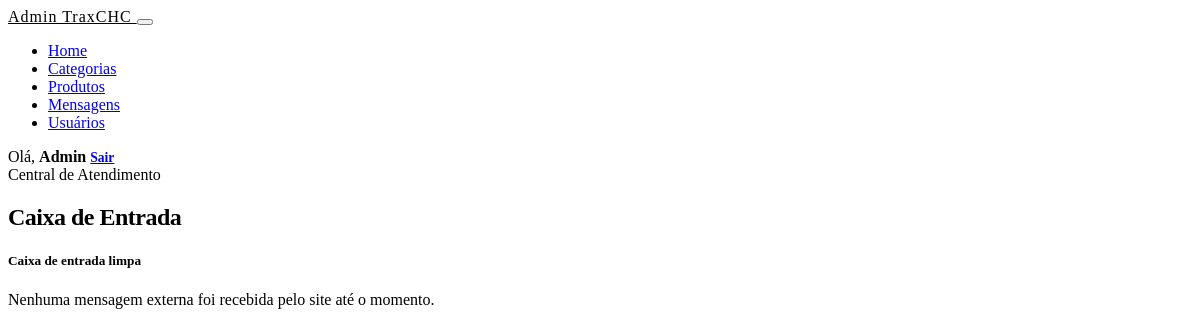
The app's page /admin/mensagem/MensagemList.php (signed in), older data.
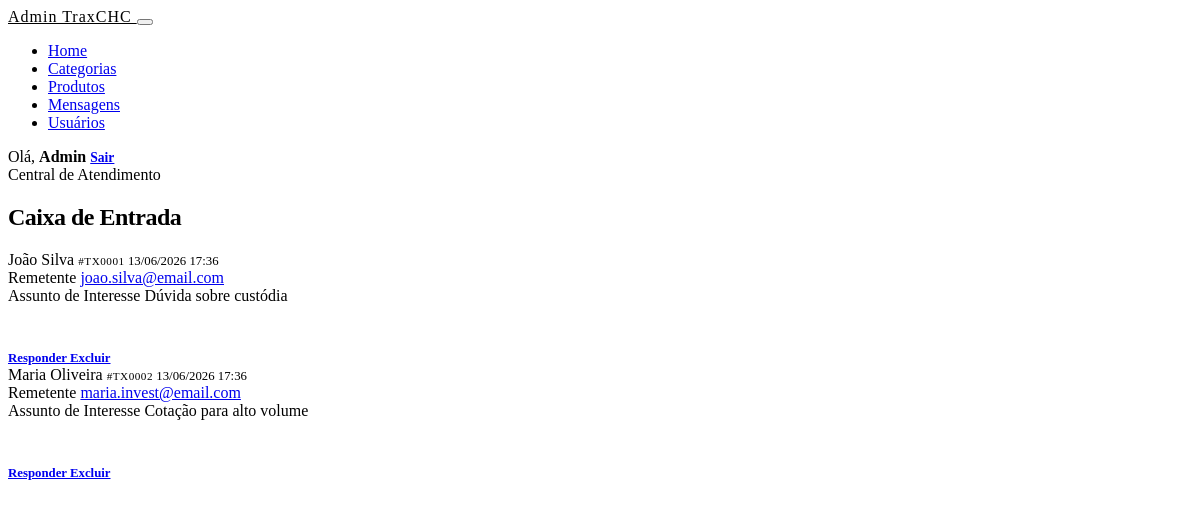
The same page, newer data.
### tables this page shows
CREATE TABLE `mensagem` (
  `id` int(11) NOT NULL AUTO_INCREMENT,
  `nome` varchar(100) NOT NULL,
  `email` varchar(100) NOT NULL,
  `assunto` varchar(150) DEFAULT NULL,
  `mensagem` text NOT NULL,
  `data_envio` datetime DEFAULT CURRENT_TIMESTAMP,
  PRIMARY KEY (`id`)
);

### admin/mensagem/MensagemList.php (the view, shortened to what this page needs)
<?php
$db = new db();
$conn = $db->connect();
try {
    $stmt = $conn->prepare("SELECT * FROM mensagem ORDER BY data_envio DESC");
    $stmt->execute();
    $mensagens = $stmt->fetchAll();
} catch (PDOException $e) {
    die("Erro ao buscar mensagens: " . $e->getMessage());
}
include "../header-admin.php";
?>
<div class="container my-5">
    <div class="mb-4">
        <span class="section-label mb-1">Central de Atendimento</span>
        <h2 class="fw-bold m-0" style="letter-spacing: -0.5px; color: var(--text-main);">
            <i class="bi bi-envelope-open-fill me-2" style="color: var(--gold);"></i>Caixa de Entrada
        </h2>
    </div>
    <div class="row">
        <?php if (count($mensagens) > 0): ?>
            <?php foreach ($mensagens as $m): ?>
                <div class="col-md-6 mb-4">
                    <div class="glass-card h-100 p-0 overflow-hidden shadow-lg border-0 d-flex flex-column justify-content-between">
                        <div class="p-3 bg-dark bg-opacity-25 d-flex justify-content-between align-items-center border-bottom border-secondary border-opacity-50">
                            <span class="fw-bold text-white d-flex align-items-center gap-2">
                                <?= htmlspecialchars($m['nome']); ?>
                                <span class="badge bg-transparent border border-secondary text-white-50" style="font-size: 0.7rem; font-weight: 500; letter-spacing: 0.5px;">
                                    #TX<?= str_pad($m['id'], 4, '0', STR_PAD_LEFT); ?>
                                </span>
                            </span>
                            <small class="text-white-50" style="font-size: 0.8rem;">
                                <i class="bi bi-clock me-1"></i><?= date('d/m/Y H:i', strtotime($m['data_envio'])); ?>
                            </small>
                        </div>
                        <div class="p-4 flex-grow-1">
                            <div class="mb-3">
                                <span class="d-block small text-white-50 mb-1"><i class="bi bi-reply-fill me-1 text-secondary"></i> Remetente</span>
                                <a href="mailto:<?= htmlspecialchars($m['email']); ?>" class="text-white fw-medium small text-decoration-none hover-gold"><?= htmlspecialchars($m['email']); ?></a>
                            </div>
                            <div class="mb-3">
                                <span class="d-block small text-white-50 mb-1"><i class="bi bi-tag-fill me-1" style="color: var(--gold);"></i> Assunto de Interesse</span>
                                <span class="fw-semibold small" style="color: var(--gold);"><?= htmlspecialchars($m['assunto']); ?></span>
                            </div>
                            <div class="bg-dark bg-opacity-50 text-white-50 p-3 border border-secondary border-opacity-50 rounded-3 mt-3" style="white-space: pre-wrap; font-size: 0.9rem; line-height: 1.6;">
                            </div>
                        </div>
                        <div class="p-3 bg-dark bg-opacity-10 border-top border-secondary border-opacity-20 d-flex justify-content-end gap-2">
                            <?php
                                $protocolo_formatado = "#TX" . str_pad($m['id'], 4, '0', STR_PAD_LEFT);
                                $assunto_email = "Protocolo " . $protocolo_formatado . " | TraxCHC - " . $m['assunto'];
                            ?>
                            <a href="https://mail.google.com/mail/?view=cm&fs=1&to=<?= urlencode($m['email']); ?>&su=<?= urlencode($assunto_email); ?>" target="_blank" class="btn btn-sm btn-outline-warning px-3 rounded-pill" style="font-size: 0.8rem; font-weight: 600;">
                                <i class="bi bi-arrow-turn-up-left me-1"></i> Responder
                            </a>
                            <a href="mensagem-excluir.php?id=<?= $m['id']; ?>" class="btn btn-sm btn-outline-danger px-3 rounded-pill" style="font-size: 0.8rem; font-weight: 600;" onclick="return confirm('Tem certeza que deseja apagar esta mensagem?')">
                                <i class="bi bi-trash3 me-1"></i> Excluir
                            </a>
                        </div>
                    </div>
                </div>
            <?php endforeach; ?>
        <?php else: ?>
            <div class="col-12">
                <div class="glass-card text-center py-5 shadow-lg border-0">
                    <h5 class="fw-semibold text-white mb-1">Caixa de entrada limpa</h5>
                    <p class="text-white-50 small mb-0">Nenhuma mensagem externa foi recebida pelo site até o momento.</p>
                </div>
            </div>
        <?php endif; ?>
    </div>
</div>

### admin/header-admin.php (shortened to what this page needs)
<body class="pb-5">
    <header class="site-header">
        <nav class="navbar navbar-expand-lg navbar-dark navbar-custom shadow-sm">
            <div class="container">
                <a class="navbar-brand fw-bold" href="index.php" style="color: var(--gold); letter-spacing: 1px;">
                    <i class="bi bi-shield-lock-fill me-2"></i>Admin TraxCHC
                </a>
                <button class="navbar-toggler border-secondary" type="button" data-bs-toggle="collapse" data-bs-target="#adminNav">
                </button>
                <div class="collapse navbar-collapse" id="adminNav">
                    <ul class="navbar-nav me-auto mb-2 mb-lg-0">
                        <li class="nav-item"><a class="nav-link" href="index.php">Home</a></li>
                        <li class="nav-item"><a class="nav-link" href="categorias.php">Categorias</a></li>
                        <li class="nav-item"><a class="nav-link" href="produtos.php">Produtos</a></li>
                        <li class="nav-item"><a class="nav-link" href="mensagens.php">Mensagens</a></li>
                        <li class="nav-item"><a class="nav-link" href="usuarios.php";>Usuários</a></li>
                    </ul>
                    <div class="d-flex align-items-center gap-3">
                        <span class="navbar-text small text-light d-none d-sm-inline">
                            Olá, <strong style="color: var(--gold);"><?= htmlspecialchars($_SESSION['nome_usuario'] ?? 'Admin'); ?></strong>
                        </span>
                        <a href="logout.php" class="btn btn-sm btn-outline-danger px-3 rounded-pill" style="font-weight: 600; font-size: 0.85rem;">
                            <i class="bi bi-box-arrow-right me-1"></i> Sair
                        </a>
                    </div>
                </div>
            </div>
        </nav>
    </header>

Row changes from the older to the newer data that the page shows:
added mensagem: nome "João Silva", id "0001", data_envio "13/06/2026 17:36", email "joao.silva@email.com", assunto "Dúvida sobre custódia"
added mensagem: nome "Maria Oliveira", id "0002", data_envio "13/06/2026 17:36", email "maria.invest@email.com", assunto "Cotação para alto volume"
Text that changed along with them:
text no longer shown: "Caixa de entrada limpa Nenhuma mensagem externa foi recebida pelo site até o momento."
